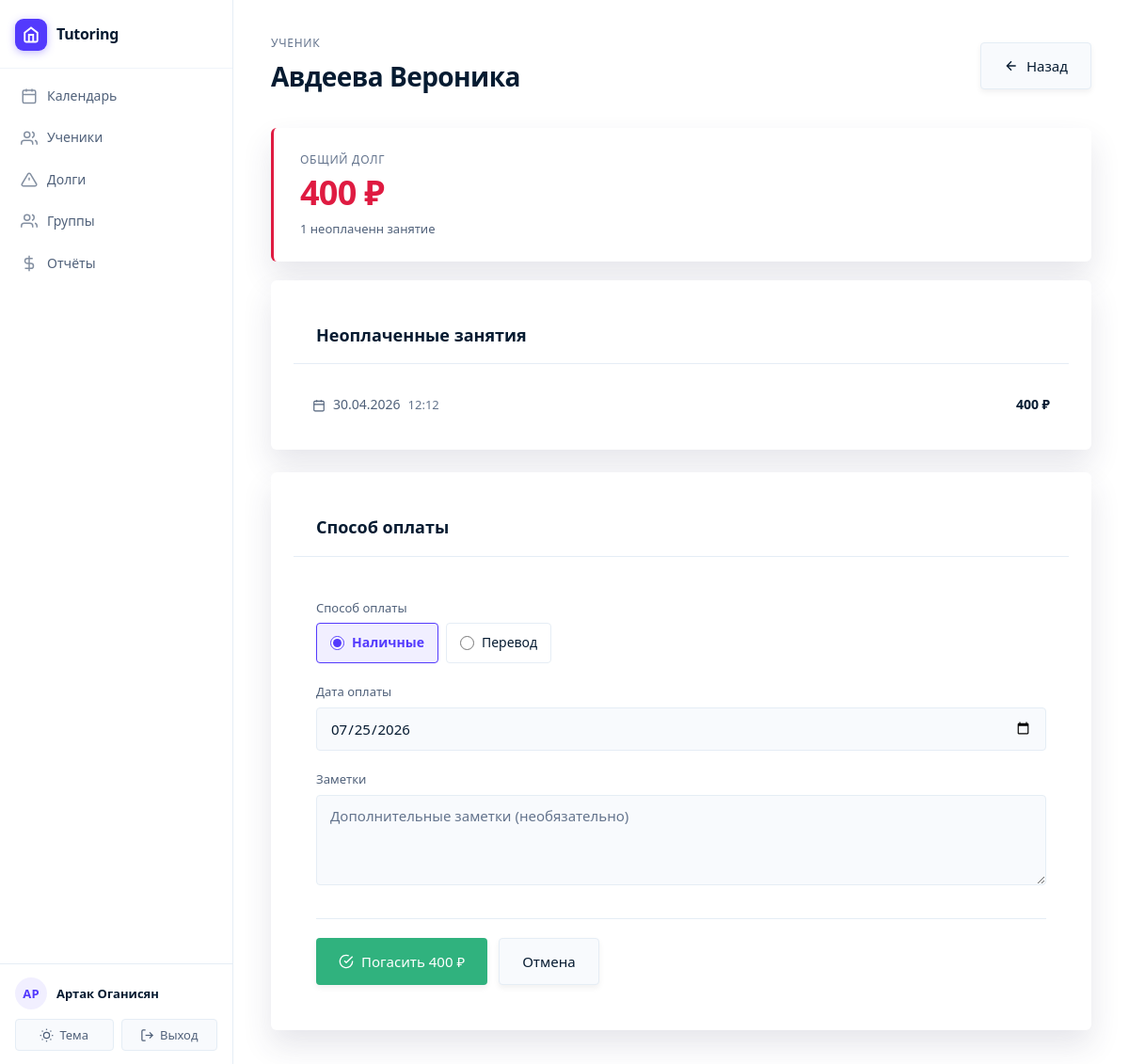
The app's page /student/21/clear-debts/ (signed in) with its own data.
### main/models.py (models this page shows, shortened)
class Student(models.Model):
    tutor = models.ForeignKey(Tutor, on_delete=models.CASCADE, related_name='students', verbose_name='Репетитор')
    groups = models.ManyToManyField(StudentGroup, related_name='students', blank=True, verbose_name='Группы')
    first_name = models.CharField(max_length=100, verbose_name='Имя')
    last_name = models.CharField(max_length=100, verbose_name='Фамилия')
    phone = models.CharField(max_length=20, blank=True, null=True, verbose_name='Телефон')
    telegram = models.CharField(max_length=20, blank=True, null=True, verbose_name='Телеграм')
    created_at = models.DateTimeField(auto_now_add=True, verbose_name='Дата создания')
    updated_at = models.DateTimeField(auto_now=True, verbose_name='Дата обновления')
    grade = models.CharField(max_length=10, blank=True, null=True, verbose_name='Класс')
    notes = models.TextField(blank=True, verbose_name='Заметки')
    is_active = models.BooleanField(default=True, verbose_name='Активен')
    default_price = models.DecimalField(
        max_digits=10,
        decimal_places=2,
        null=True,
        blank=True,
        verbose_name='Цена по умолчанию'
    )
    prepaid_balance = models.DecimalField(
        max_digits=10,
        decimal_places=2,
        default=Decimal('0.00'),
        verbose_name='Баланс предоплаты'
    )
    class Meta:
        verbose_name = 'Ученик'
        verbose_name_plural = 'Ученики'
        ordering = ['last_name', 'first_name']
    def __str__(self):
        return f"{self.last_name} {self.first_name}"

class Lesson(models.Model):
    STATUS_CHOICES = [
        ('scheduled', 'Запланировано'),
        ('cancelled', 'Отменено'),
    ]
    CANCELLATION_REASON_CHOICES = [
        ('air_alert', 'Воздушная тревога / атака БПЛ'),
        ('student_sick', 'Ученик заболел'),
        ('tutor_sick', 'Репетитор заболел'),
        ('student_request', 'Просьба ученика'),
        ('rescheduled', 'Перенос'),
        ('other', 'Другое'),
    ]
    tutor = models.ForeignKey(Tutor, on_delete=models.CASCADE, related_name='lessons', verbose_name='Репетитор')
    students = models.ManyToManyField(Student, related_name='lessons', verbose_name='Ученики')
    date = models.DateField(verbose_name='Дата')
    time = models.TimeField(verbose_name='Время')
    duration = models.IntegerField(default=60, validators=[MinValueValidator(1)], verbose_name='Длительность (минуты)')
    lesson_price = models.DecimalField(max_digits=10, decimal_places=2, default=Decimal('0.00'), validators=[MinValueValidator(Decimal('0.00'))], verbose_name='Стоимость занятия (за одного ученика)')
    subject = models.CharField(max_length=200, blank=True, verbose_name='Предмет/Тема')
    notes = models.TextField(blank=True, verbose_name='Заметки')
    created_at = models.DateTimeField(auto_now_add=True, verbose_name='Дата создания')
    updated_at = models.DateTimeField(auto_now=True, verbose_name='Дата обновления')
    status = models.CharField(max_length=20, choices=STATUS_CHOICES, default='scheduled', verbose_name='Статус')
    cancellation_reason = models.CharField(max_length=30, choices=CANCELLATION_REASON_CHOICES, blank=True, verbose_name='Причина отмены')
    cancellation_note = models.TextField(blank=True, verbose_name='Заметка об отмене')
    class Meta:
        verbose_name = 'Занятие'
        verbose_name_plural = 'Занятия'
        ordering = ['-date', '-time']

### main/views.py (the view)
# urls.py: path('student/<int:pk>/clear-debts/', views.clear_all_debts, name='clear_all_debts'),
@login_required
def clear_all_debts(request, pk):
    tutor = get_tutor(request)
    if not tutor:
        messages.error(request, 'Профиль репетитора не найден.')
        return redirect('calendar')
    student = get_object_or_404(Student, pk=pk, tutor=tutor)
    unpaid_lessons = []
    for lesson in student.lessons.all():
        if not lesson.attendances.exists():
            continue
        attendance = Attendance.objects.filter(lesson=lesson, student=student, status='present').first()
        if attendance:
            payment = Payment.objects.filter(lesson=lesson, student=student).first()
            if not payment and lesson.lesson_price > 0:
                unpaid_lessons.append(lesson)
    if not unpaid_lessons:
        messages.info(request, f'У ученика {student} нет долгов.')
        return redirect('student_detail', pk=pk)
    total_debt = sum([lesson.lesson_price for lesson in unpaid_lessons])
    if request.method == 'POST':
        form = ClearAllDebtsForm(request.POST)
        if form.is_valid():
            payment_method = form.cleaned_data['payment_method']
            payment_date = form.cleaned_data['payment_date']
            notes = form.cleaned_data['notes']
            paid_from_balance = student.auto_pay_debt_from_prepaid()
            paid_from_balance_lessons = [lesson for lesson in paid_from_balance]
            paid_from_balance_amount = sum(lesson.lesson_price for lesson in paid_from_balance_lessons)
            remaining_unpaid_lessons = [lesson for lesson in unpaid_lessons if lesson not in paid_from_balance_lessons]
            payments_created = 0
            for lesson in remaining_unpaid_lessons:
                Payment.objects.create(
                    student=student,
                    lesson=lesson,
                    amount=lesson.lesson_price,
                    payment_date=payment_date,
                    payment_method=payment_method,
                    notes=notes,
                    is_balance_payment=False
                )
                payments_created += 1
                student.update_overpayment_balance(lesson, Decimal('0.00'), lesson.lesson_price)
            messages_list = []
            if paid_from_balance_lessons:
                messages_list.append(
                    f'Автоматически погашено {len(paid_from_balance_lessons)} долг(ов) на сумму {paid_from_balance_amount} руб. с предоплаты.'
                )
            if payments_created > 0:
                remaining_debt = sum(lesson.lesson_price for lesson in remaining_unpaid_lessons)
                messages_list.append(
                    f'Создано платежей: {payments_created} на сумму {remaining_debt} руб.'
                )
            if messages_list:
                for msg in messages_list:
                    messages.info(request, msg)
            messages.success(request, f'Все долги ({total_debt} руб.) успешно погашены.')
            return redirect('student_detail', pk=pk)
    else:
        initial_data = {'payment_date': timezone.now().date().strftime('%Y-%m-%d')}
        form = ClearAllDebtsForm(initial=initial_data)
    return render(request, 'main/clear_all_debts.html', {
        'form': form,
        'student': student,
        'unpaid_lessons': unpaid_lessons,
        'total_debt': total_debt,
    })

### main/templates/main/clear_all_debts.html (shortened to what this page needs)
{% extends 'main/base.html' %}
{% block content %}
<div class="page-header">
    <div>
        <p class="page-subtitle">Ученик</p>
        <h1>{{ student }}</h1>
    </div>
    <div class="page-actions">
        <a href="{% url 'student_detail' student.pk %}" class="btn btn-secondary">
            <svg width="16" height="16" viewBox="0 0 24 24" fill="none" stroke="currentColor" stroke-width="2">
                <path d="M19 12H5M12 19l-7-7 7-7"/>
            </svg>
            Назад
        </a>
    </div>
</div>
<div class="debt-hero">
    <p class="debt-hero__label">Общий долг</p>
    <span class="debt-hero__amount">{{ total_debt|floatformat:0 }} ₽</span>
    {% if unpaid_lessons %}
    <p class="debt-hero__detail">{{ unpaid_lessons|length }} неоплаченн{{ unpaid_lessons|length|pluralize:"ое,ых,ых" }} занятие{{ unpaid_lessons|length|pluralize:",я,й" }}</p>
    {% endif %}
</div>
{% if unpaid_lessons %}
<div class="card" style="margin-bottom: 24px;">
    <div class="card-header">
        <h3 class="card-title">Неоплаченные занятия</h3>
    </div>
    <div class="lesson-rows">
        {% for lesson in unpaid_lessons %}
        <div class="lesson-row">
            <div class="lesson-row__date">
                <svg width="14" height="14" viewBox="0 0 24 24" fill="none" stroke="currentColor" stroke-width="2">
                    <rect x="3" y="4" width="18" height="18" rx="2" ry="2"/>
                    <line x1="16" y1="2" x2="16" y2="6"/>
                    <line x1="8" y1="2" x2="8" y2="6"/>
                    <line x1="3" y1="10" x2="21" y2="10"/>
                </svg>
                {{ lesson.date|date:"d.m.Y" }}
                <span class="lesson-row__time">{{ lesson.time|time:"H:i" }}</span>
            </div>
            <span class="lesson-row__price">{{ lesson.lesson_price|floatformat:0 }} ₽</span>
        </div>
        {% endfor %}
    </div>
</div>
{% endif %}
<div class="card">
    <div class="card-header">
        <h3 class="card-title">Способ оплаты</h3>
    </div>
    <div style="padding: 24px;">
        <form method="post">
            <div class="form-group">
                <label class="form-label">{{ form.payment_method.label }}</label>
                <div class="radio-group">
                    {% for choice in form.payment_method %}
                        <label class="radio-option" for="{{ choice.id_for_label }}">
                            {{ choice.tag }}
                            <span>{{ choice.choice_label }}</span>
                        </label>
                    {% endfor %}
                </div>
            </div>
            <div class="form-group">
                <label class="form-label" for="{{ form.payment_date.id_for_label }}">{{ form.payment_date.label }}</label>
                {{ form.payment_date }}
            </div>
            <div class="form-group">
                <label class="form-label" for="{{ form.notes.id_for_label }}">{{ form.notes.label }}</label>
                {{ form.notes }}
            </div>
            <div class="form-actions">
                <button type="submit" class="btn btn-pay">
                    <svg width="16" height="16" viewBox="0 0 24 24" fill="none" stroke="currentColor" stroke-width="2">
                        <path d="M22 11.08V12a10 10 0 1 1-5.93-9.14"/>
                        <polyline points="22 4 12 14.01 9 11.01"/>
                    </svg>
                    Погасить {{ total_debt|floatformat:0 }} ₽
                </button>
                <a href="{% url 'student_detail' student.pk %}" class="btn btn-secondary">Отмена</a>
            </div>
        </form>
    </div>
</div>
{% endblock %}

### main/templates/main/base.html (shortened to what this page needs)
{% load static %}
<!DOCTYPE html>
<html lang="ru">
<head>
    <link rel="stylesheet" href="{% static 'css/main.css' %}">
</head>
<body>
    <div class="app-layout">
        <aside class="sidebar" id="sidebar">
            <div class="sidebar-header">
                <a href="{% url 'calendar' %}" class="sidebar-logo">
                    <div class="sidebar-logo-mark">
                        <svg viewBox="0 0 24 24" fill="none" stroke="currentColor" stroke-width="2.5">
                            <path d="M3 9l9-7 9 7v11a2 2 0 0 1-2 2H5a2 2 0 0 1-2-2z"/>
                            <polyline points="9 22 9 12 15 12 15 22"/>
                        </svg>
                    </div>
                    <span class="sidebar-logo-text">Tutoring</span>
                </a>
            </div>
            <div class="sidebar-main">
                {% if user.is_authenticated %}
                    <nav class="sidebar-nav">
                        <a href="{% url 'calendar' %}" {% if request.resolver_match.url_name == 'calendar' %}class="active"{% endif %}>
                            <svg viewBox="0 0 24 24" fill="none" stroke="currentColor" stroke-width="2">
                                <rect x="3" y="4" width="18" height="18" rx="2" ry="2"/>
                                <line x1="16" y1="2" x2="16" y2="6"/>
                                <line x1="8" y1="2" x2="8" y2="6"/>
                                <line x1="3" y1="10" x2="21" y2="10"/>
                            </svg>
                            <span>Календарь</span>
                        </a>
                        <a href="{% url 'student_list' %}" >
                            <svg viewBox="0 0 24 24" fill="none" stroke="currentColor" stroke-width="2">
                                <path d="M17 21v-2a4 4 0 0 0-4-4H5a4 4 0 0 0-4 4v2"/>
                                <circle cx="9" cy="7" r="4"/>
                                <path d="M23 21v-2a4 4 0 0 0-3-3.87M16 3.13a4 4 0 0 1 0 7.75"/>
                            </svg>
                            <span>Ученики</span>
                        </a>
                        <a href="{% url 'students_debt_list' %}" {% if request.resolver_match.url_name == 'students_debt_list' %}class="active"{% endif %}>
                            <svg viewBox="0 0 24 24" fill="none" stroke="currentColor" stroke-width="2">
                                <path d="M10.29 3.86L1.82 18a2 2 0 0 0 1.71 3h16.94a2 2 0 0 0 1.71-3L13.71 3.86a2 2 0 0 0-3.42 0z"/>
                                <line x1="12" y1="9" x2="12" y2="13"/>
                                <line x1="12" y1="17" x2="12.01" y2="17"/>
                            </svg>
                            <span>Долги</span>
                        </a>
                        <a href="{% url 'group_list' %}" {% if 'group' in request.resolver_match.url_name %}class="active"{% endif %}>
                            <svg viewBox="0 0 24 24" fill="none" stroke="currentColor" stroke-width="2">
                                <path d="M17 21v-2a4 4 0 0 0-4-4H5a4 4 0 0 0-4 4v2"/>
                                <circle cx="9" cy="7" r="4"/>
                                <path d="M23 21v-2a4 4 0 0 0-3-3.87"/>
                                <path d="M16 3.13a4 4 0 0 1 0 7.75"/>
                            </svg>
                            <span>Группы</span>
                        </a>
                        <a href="{% url 'profit_report' %}" {% if request.resolver_match.url_name == 'profit_report' %}class="active"{% endif %}>
                            <svg viewBox="0 0 24 24" fill="none" stroke="currentColor" stroke-width="2">
                                <line x1="12" y1="1" x2="12" y2="23"/>
                                <path d="M17 5H9.5a3.5 3.5 0 0 0 0 7h5a3.5 3.5 0 0 1 0 7H6"/>
                            </svg>
                            <span>Отчёты</span>
                        </a>
                    </nav>
                {% endif %}
            </div>
            {% if user.is_authenticated %}
            <div class="sidebar-footer">
                <div class="sidebar-user-row">
                    <div class="sidebar-avatar">{{ user.get_full_name|default:user.username|slice:":2"|upper }}</div>
                    <div class="sidebar-user-info">
                        <div class="sidebar-user-name">{{ user.get_full_name|default:user.username }}</div>
                    </div>
                </div>
                <div class="sidebar-footer-actions">
                    <button class="theme-toggle" id="theme-toggle" aria-label="Переключить тему">
                        Тема
                    </button>
                    <form method="post" action="{% url 'logout' %}" style="flex: 1; display: flex;">
                        <button type="submit" class="sidebar-logout-btn">
                            <svg viewBox="0 0 24 24" fill="none" stroke="currentColor" stroke-width="2">
                                <path d="M9 21H5a2 2 0 0 1-2-2V5a2 2 0 0 1 2-2h4"/>
                                <polyline points="16 17 21 12 16 7"/>
                                <line x1="21" y1="12" x2="9" y2="12"/>
                            </svg>
                            Выход
                        </button>
                    </form>
                </div>
            </div>
            {% endif %}
        </aside>
        <main class="main-shell">
            <div class="main-inner">
                {% block content %}{% endblock %}
            </div>
        </main>
    </div>
</body>
</html>

### records on screen
Student: last_name+first_name "Авдеева Вероника"
Lesson: date "30.04.2026", time "12:12", lesson_price "400"

### other values on screen
{{ user.get_full_name|default:user.username|slice:":2"|upper }} "АР"
{{ user.get_full_name|default:user.username }} "Артак Оганисян"
{{ total_debt|floatformat:0 }} "400"
{{ unpaid_lessons|length }} "1"
{{ choice.choice_label }} "Наличные" "Перевод"
